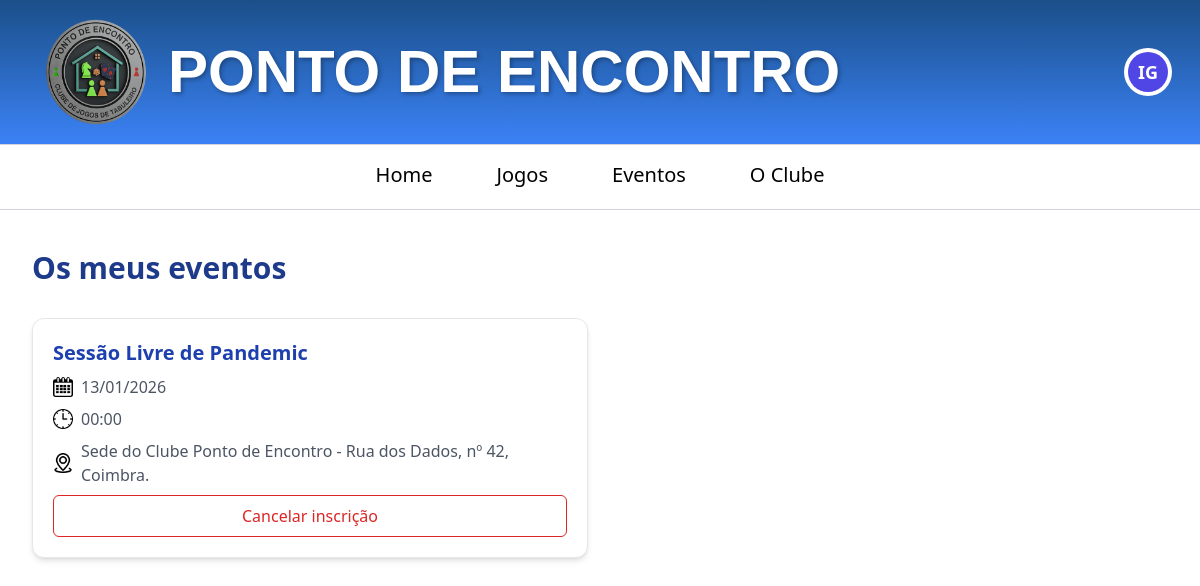
/meus-eventos.php (signed in), run on the app's committed database.
### tables this page shows
CREATE TABLE IF NOT EXISTS `eventos` (
  `id_evento` varchar(50) NOT NULL,
  `titulo` varchar(100) NOT NULL,
  `descricao` text,
  `data` date DEFAULT NULL,
  `hora` varchar(20) DEFAULT NULL,
  `local` varchar(255) DEFAULT NULL,
  `participacao` varchar(100) DEFAULT NULL,
  `img` varchar(255) DEFAULT NULL,
  `regras` text,
  `created_at` timestamp NULL DEFAULT CURRENT_TIMESTAMP,
  PRIMARY KEY (`id_evento`)
);

### meus-eventos.php (the view, shortened to what this page needs)
<?php
$idSocio = $_SESSION['id_socio'];
$mysqli = new mysqli("localhost", "root", "", "projeto");
$stmt = $mysqli->prepare("
    SELECT e.id_evento, e.titulo, e.data, e.hora, e.local
    FROM inscricoes_eventos ie
    INNER JOIN eventos e ON ie.id_evento = e.id_evento
    WHERE ie.id_socio = ?
    ORDER BY e.data ASC, e.hora ASC
");
$stmt->bind_param("i", $idSocio);
$stmt->execute();
$result = $stmt->get_result();
?>
<?php include 'cabecalho.php'; ?>
<div class="inner-content-wrapper">
    <h2 class="text-3xl font-bold text-blue-900 mb-8">
        Os meus eventos
    </h2>
    <?php if ($result->num_rows > 0): ?>
        <div class="grid grid-cols-1 md:grid-cols-2 gap-6">
            <?php while ($evento = $result->fetch_assoc()): ?>
                <div class="border rounded-xl p-5 shadow-md bg-white">
                    <h3 class="text-xl font-semibold text-blue-800 mb-2">
                        <?= htmlspecialchars($evento['titulo']); ?>
                    </h3>
                    <p class="text-gray-600 flex items-center gap-2 mb-2">
                        <img src="imgs/iconecalendario.webp" alt="Calendário" class="h-5 w-5">
                        <?= htmlspecialchars(date('d/m/Y', strtotime($evento['data']))); ?>
                    </p>
                    <p class="text-gray-600 flex items-center gap-2 mb-2">
                        <img src="imgs/iconerelogio.png" alt="Hora" class="h-5 w-5">
                        <?= htmlspecialchars(date('H:i', strtotime($evento['hora']))); ?>
                    </p>
                    <p class="text-gray-600 flex items-center gap-2 mb-2">
                        <img src="imgs/iconelocal1.png" alt="Local" class="h-5 w-5">
                        <?= htmlspecialchars($evento['local']); ?>
                    </p>
                    <form method="post" action="cancelar-inscricao.php">
                        <button type="submit"
                            class="w-full text-center px-4 py-2
                                   text-red-600 border border-red-600 rounded-md
                                   hover:bg-red-600 hover:text-white transition">
                            Cancelar inscrição
                        </button>
                    </form>
                </div>
            <?php endwhile; ?>
        </div>
    <?php else: ?>
        <p class="text-gray-600">
            Ainda não estás inscrito em nenhum evento.
        </p>
    <?php endif; ?>
</div>

### css/style.css (style rules this page uses)
.inner-content-wrapper { max-width: 1400px; margin-left: auto; margin-right: auto; padding-left: 2rem; padding-right: 2rem; }

### data on the page
eventos: titulo "Sessão Livre de Pandemic", data "13/01/2026", hora "00:00", local "Sede do Clube Ponto de Encontro - Rua dos Dados, nº 42, Coimbra."

### other printed values
$_SESSION['iniciais'] "IG"
